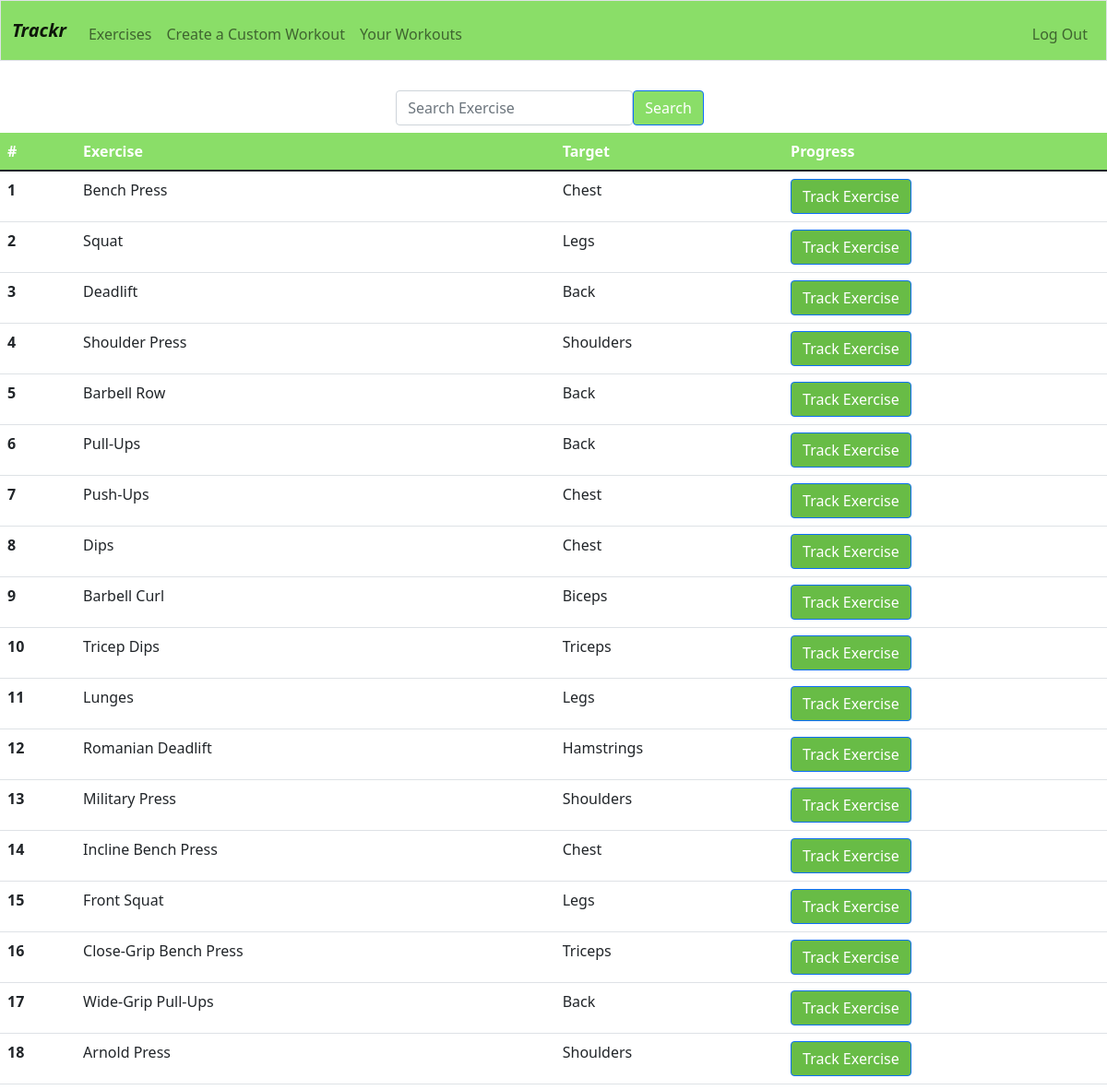
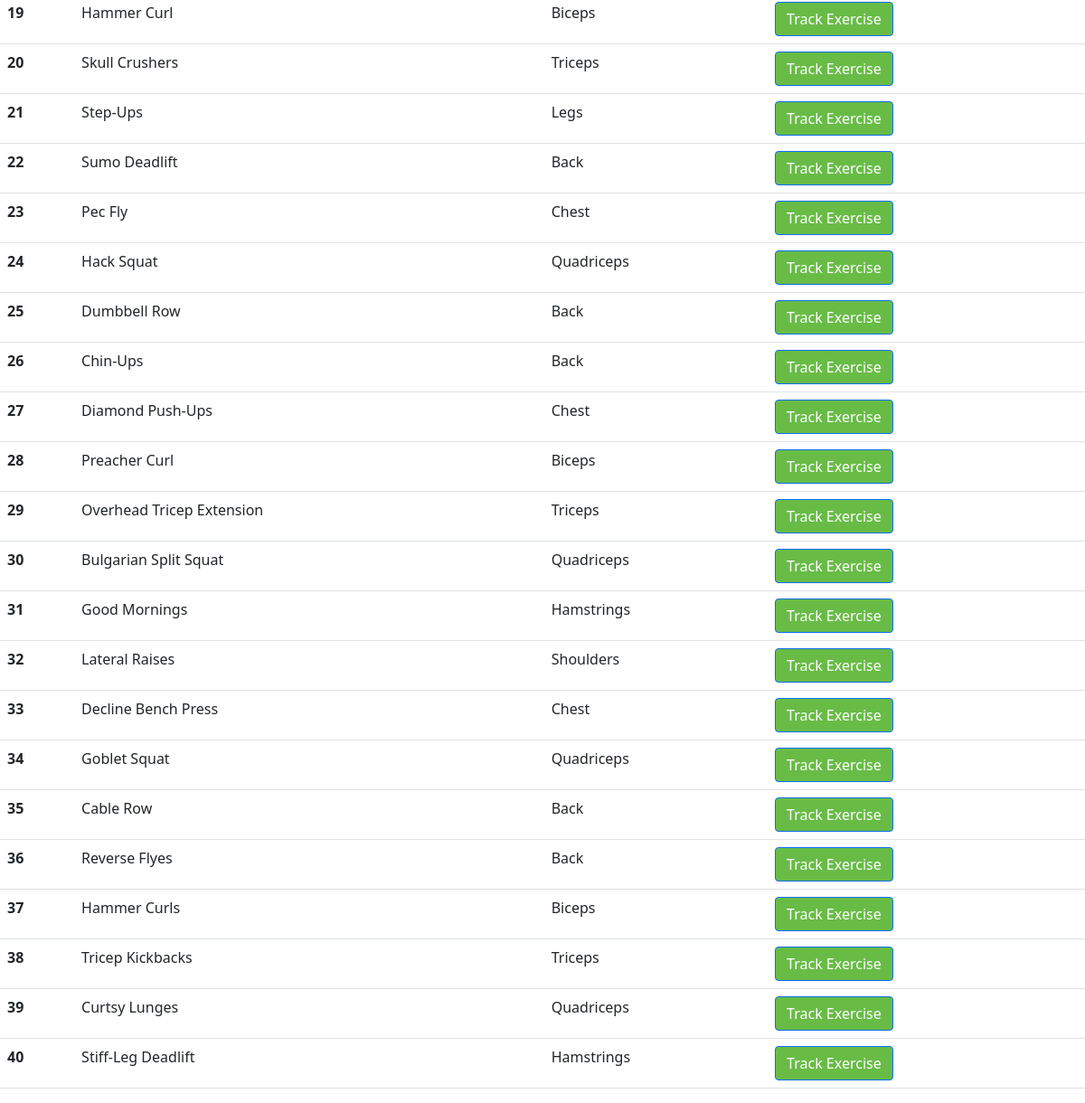
The page /exercises (signed in) on the database its author committed (2 pictures, top to bottom).
### tables this page shows
CREATE TABLE exercises (
  id INTEGER PRIMARY KEY AUTOINCREMENT,
  name TEXT,
  target TEXT
);

### app.py (the view)
@app.route("/exercises", methods=["POST", "GET"])
@login_required
def exercises():
    if request.method == "POST":
        search_ex = request.form.get("search_ex")
        if not search_ex:
            search_ex = ""
        exercise_dicts = db.execute(f"SELECT * FROM exercises WHERE name LIKE '%{search_ex}%'")
        return render_template("exercises.html", exercise_dicts = exercise_dicts)
    else:
        search_ex = ""
        exercise_dicts = db.execute(f"SELECT * FROM exercises WHERE name LIKE '%{search_ex}%'")
        return render_template("exercises.html", exercise_dicts = exercise_dicts)

### app.py (called while the page is built)
@app.after_request
def after_request(response):
    response.headers["Cache-Control"] = "no-cache, no-store, must-revalidate"
    response.headers["Expires"] = 0
    response.headers["Pragma"] = "no-cache"
    return response

### helpers.py (called while the page is built)
def login_required(f):
    @wraps(f)
    def decorated_function(*args, **kwargs):
        if session.get("user_id") is None:
            return redirect("/welcome")
        return f(*args, **kwargs)
    return decorated_function

### templates/exercises.html (shortened to what this page needs)
{% extends "layout.html"%}
{% block main %}
<table class="table table-hover">
    <thead>
      <tr>
        <div class="d-flex justify-content-center m-2">
            <form action="/exercises" class="row g-2" method="post">
              <div class="col-auto">
                <input autocomplete="off" autofocus class="form-control" id="search_ex" name="search_ex" placeholder="Search Exercise" type="text">
              </div>
              <div class="col-auto">
                <button id="loginbutton" class="btn btn-primary" type="submit">Search</button>
              </div>
            </form>
          </div>
      </tr>
      <tr id="table_row_1">
        <th scope="col">#</th>
        <th scope="col">Exercise</th>
        <th scope="col">Target</th>
        <th scope="col">Progress</th>
      </tr>
    </thead>
    <tbody>
      {% for dict in exercise_dicts %}
      <tr>
        <th scope="row">{{ dict.id }}</th>
        <td>{{ dict.name }}</td>
        <td>{{ dict.target }}</td>
        <td>
          <form action="/tracker/{{ dict.id }}" method="get">
            <button type="submit" class="btn btn-primary" style="background-color: #68bc46; text-align: center;">Track Exercise</button>
          </form>
        </td>
      </tr>
      {% endfor %}
    </tbody>
  </table>
{% endblock %}

### templates/layout.html (shortened to what this page needs)
<!DOCTYPE html>
<html lang="en">
    <head>
         <link rel="stylesheet" href="static/styles/styles.css">
         <link href="https://cdn.jsdelivr.net/npm/bootstrap@5.1.3/dist/css/bootstrap.min.css" rel="stylesheet">
    </head>
    <body>
        <nav id="navbar" class="border navbar navbar-expand-md navbar-light" style="background-color:#8ade68;">
            <div class="container-fluid">
                <a class="navbar-brand" href="/"><span><b><em>Trackr</em></b></span></a>
                <div class="collapse navbar-collapse" id="navbar">
                    {% if session["user_id"] %}
                        <ul class="navbar-nav me-auto mt-2">
                            <li class="nav-item"><a class="nav-link" href="/exercises">Exercises</a></li>
                            <li class="nav-item"><a class="nav-link" href="/create_workout">Create a Custom Workout</a></li>
                            <li class="nav-item"><a class="nav-link" href="/workouts">Your Workouts</a></li>
                        </ul>
                        <ul class="navbar-nav ms-auto mt-2">
                            <li class="nav-item"><a class="nav-link" href="/login">Log Out</a></li>
                        </ul>
                    {% else %}
                        <ul class="navbar-nav ms-auto mt-2">
                            <li class="nav-item"><a class="nav-link" href="/register">Register</a></li>
                            <li class="nav-item"><a class="nav-link" href="/login">Log In</a></li>
                        </ul>
                    {% endif %}
                </div>
            </div>
        </nav>
        <br>
        {% block main %}
        {% endblock %}
    </body>
</html>

### static/styles/styles.css (style rules this page uses)
#loginbutton { text-align: center; background-color: #8ade68; display: block; margin: 0 auto; }
#search_ex { width }
#table_row_1 { background-color: #8ade68; color: white; }

### rows shown on the page
exercises: id "1", name "Bench Press", target "Chest"
exercises: id "2", name "Squat", target "Legs"
exercises: id "3", name "Deadlift", target "Back"
exercises: id "4", name "Shoulder Press", target "Shoulders"
exercises: id "5", name "Barbell Row", target "Back"
exercises: id "6", name "Pull-Ups", target "Back"
exercises: id "7", name "Push-Ups", target "Chest"
exercises: id "8", name "Dips", target "Chest"
exercises: id "9", name "Barbell Curl", target "Biceps"
exercises: id "10", name "Tricep Dips", target "Triceps"
exercises: id "11", name "Lunges", target "Legs"
exercises: id "12", name "Romanian Deadlift", target "Hamstrings"
exercises: id "13", name "Military Press", target "Shoulders"
exercises: id "14", name "Incline Bench Press", target "Chest"
exercises: id "15", name "Front Squat", target "Legs"
exercises: id "16", name "Close-Grip Bench Press", target "Triceps"
exercises: id "17", name "Wide-Grip Pull-Ups", target "Back"
exercises: id "18", name "Arnold Press", target "Shoulders"
exercises: id "19", name "Hammer Curl", target "Biceps"
exercises: id "20", name "Skull Crushers", target "Triceps"
exercises: id "21", name "Step-Ups", target "Legs"
exercises: id "22", name "Sumo Deadlift", target "Back"
exercises: id "23", name "Pec Fly", target "Chest"
exercises: id "24", name "Hack Squat", target "Quadriceps"
exercises: id "25", name "Dumbbell Row", target "Back"
exercises: id "26", name "Chin-Ups", target "Back"
exercises: id "27", name "Diamond Push-Ups", target "Chest"
exercises: id "28", name "Preacher Curl", target "Biceps"
exercises: id "29", name "Overhead Tricep Extension", target "Triceps"
exercises: id "30", name "Bulgarian Split Squat", target "Quadriceps"
exercises: id "31", name "Good Mornings", target "Hamstrings"
exercises: id "32", name "Lateral Raises", target "Shoulders"
exercises: id "33", name "Decline Bench Press", target "Chest"
exercises: id "34", name "Goblet Squat", target "Quadriceps"
exercises: id "35", name "Cable Row", target "Back"
exercises: id "36", name "Reverse Flyes", target "Back"
exercises: id "37", name "Hammer Curls", target "Biceps"
exercises: id "38", name "Tricep Kickbacks", target "Triceps"
exercises: id "39", name "Curtsy Lunges", target "Quadriceps"
exercises: id "40", name "Stiff-Leg Deadlift", target "Hamstrings"
